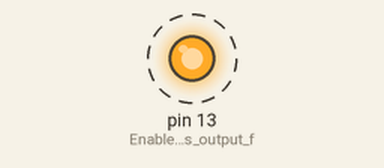
Simulated run of this sketch. Board: Arduino Uno, built with avr-gcc and run on an emulated ATmega328P. Parts: output pins drawn as LEDs (lit = HIGH). Dashed ring = blinking. No radio packets arrive unless stated.

Above: at 0.5 s.
Timing chart, 0 to 4.9 s (numbered marks = the images above):
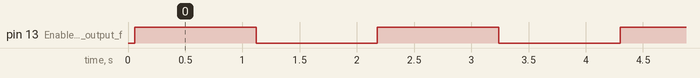

The sketch:

rf_blinky_transmitter.ino
```cpp
#include "VirtualWire.h"

char *controller;

void setup() {
  // put your setup code here, to run once:
  pinMode(13,OUTPUT); // Enable pin 13 as output for on board led
  vw_set_tx_pin(12); // Set pin 12 as transmitter data pin
  vw_setup(2000); // speed of data transfer Kbps
}

/**
 * Transmit a 1 and turns on led, delaying for 1 second.
 * Then transmit a  0 and turn led off, delay for another second
 * Repeat
 * If receiver is working, both boards should blink in sync at 1 second intervals
 */
void loop() {
  // put your main code here, to run repeatedly:
  // Send '1'
  controller="1";
  vw_send((uint8_t*)controller, strlen(controller)); // Transmit a 1
  vw_wait_tx(); // Wait until the whole message is gone
  digitalWrite(13,1); // Turn on led
  delay(1000); // Wait for 1 second

  // Send '0'
  controller="0";
  vw_send((uint8_t*)controller, strlen(controller)); // Transmit a 0
  vw_wait_tx(); // Wait until the whole message is gone
  digitalWrite(13,0); // Turn off led
  delay(1000); // Wait for 1 second
}
```

Measured:
- by itself, pin 13 (Enable_pin_13_as_output_f): alternates HIGH for 1.1 s and LOW for 1.1 s
